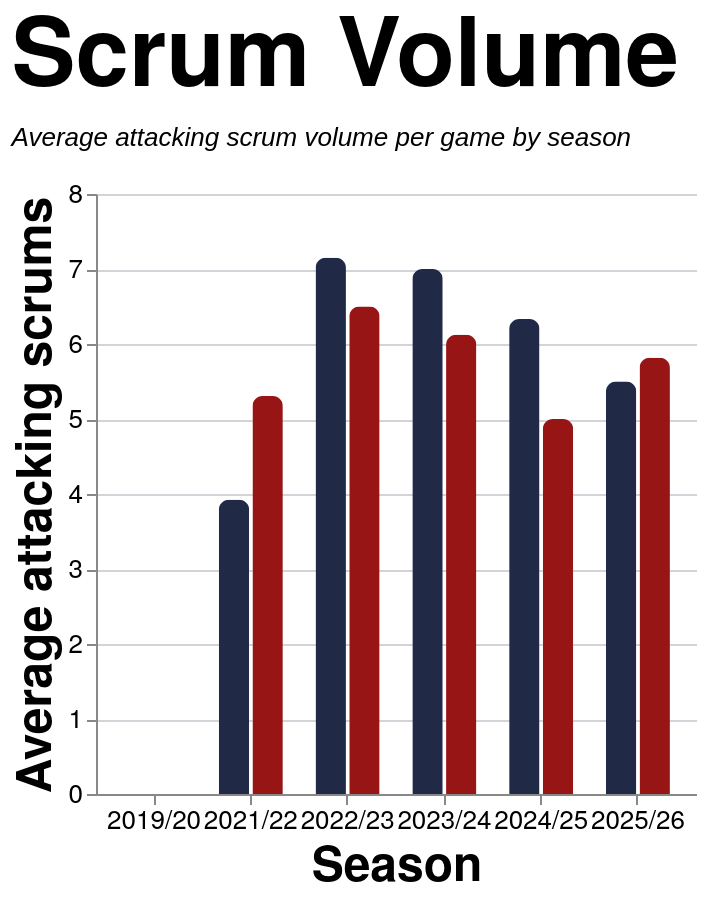

Vega-Lite specification for this chart:
### Vega-Lite specification from a JSON file in a GitHub repository (floating-point values rounded to 4 significant figures)
{"config": {"axis": {"labelFont": "PT Sans Narrow, Helvetica Neue, Helvetica, Arial, sans-serif", "titleFont": "PT Sans Narrow, Helvetica Neue, Helvetica, Arial, sans-serif", "labelFontSize": 13, "titleFontSize": 24, "gridColor": "#202947", "gridOpacity": 0.2, "zindex": 1}, "text": {"font": "Lato, sans-serif"}, "bar": {"cornerRadiusEnd": 5}, "header": {"labelFont": "PT Sans Narrow, Helvetica Neue, Helvetica, Arial, sans-serif", "titleFont": "PT Sans Narrow, Helvetica Neue, Helvetica, Arial, sans-serif", "labelFontSize": 24, "titleFontSize": 28, "labelFontWeight": "bold", "orient": "left"}, "legend": {"labelFont": "PT Sans Narrow, Helvetica Neue, Helvetica, Arial, sans-serif", "titleFont": "PT Sans Narrow, Helvetica Neue, Helvetica, Arial, sans-serif", "labelFontSize": 14, "titleFontSize": 16, "titlePadding": 5, "fillColor": "white", "strokeColor": "black", "padding": 10, "titleFontWeight": "lighter", "titleFontStyle": "italic", "titleColor": "gray", "offset": 10}, "title": {"font": "PT Sans Narrow, Helvetica Neue, Helvetica, Arial, sans-serif", "fontSize": 48, "fontWeight": "bold", "anchor": "start", "align": "center", "titlePadding": 20, "subtitlePadding": 10, "subtitleFontSize": 13, "subtitleColor": "", "subtitleFontStyle": "italic", "offset": 15, "color": "black"}, "axisX": {"labelAngle": 0}, "facet": {"title": null, "header": null, "align": {"row": "each", "column": "each"}, "spacing": 10}, "resolve": {"scale": {"y": "independent", "facet": "independent"}}, "background": "transparent", "scale": {"offsetBandPaddingOuter": 0.2, "offsetBandPaddingInner": 0.1}, "view": {"stroke": null, "background": "transparent"}}, "data": {"name": "data-b8ee3c495759a15a368d99179dd91e2b"}, "mark": {"type": "bar"}, "encoding": {"color": {"field": "team", "legend": null, "scale": {"domain": ["EGRFC", "Opposition"], "range": ["#202946", "#981515"]}, "title": "Team", "type": "nominal"}, "tooltip": [{"field": "set_piece", "title": "Set Piece", "type": "nominal"}, {"field": "season", "title": "Season", "type": "nominal"}, {"field": "team", "title": "Team", "type": "nominal"}, {"field": "avg_attempts", "format": ".2f", "title": "Avg Attempts", "type": "quantitative"}], "x": {"axis": {"labelAngle": 0}, "field": "season", "sort": ["2019/20", "2021/22", "2022/23", "2023/24", "2024/25", "2025/26", "2026/27"], "title": "Season", "type": "nominal"}, "xOffset": {"field": "team", "sort": ["EGRFC", "Opposition"], "type": "nominal"}, "y": {"axis": {"format": ".0f"}, "field": "avg_attempts", "title": "Average attacking scrums", "type": "quantitative"}}, "height": 300, "params": [{"name": "spSquadParam", "value": "1st"}, {"name": "spSeasonParam", "value": "All"}, {"name": "spGameTypeParam", "value": "League + Cup"}], "title": {"text": "Scrum Volume", "subtitle": ["Average attacking scrum volume per game by season"]}, "transform": [{"filter": "datum.squad == spSquadParam && (spSeasonParam == 'All' || datum.season == spSeasonParam) && datum.game_type_mode == spGameTypeParam"}], "width": 300, "$schema": "https://vega.github.io/schema/vega-lite/v5.20.1.json", "datasets": {"data-b8ee3c495759a15a368d99179dd91e2b": [{"squad": "1st", "season": "2019/20", "team": "EGRFC", "set_piece": "Scrum", "avg_attempts": 0.0, "game_type_mode": "All"}, {"squad": "1st", "season": "2019/20", "team": "Opposition", "set_piece": "Scrum", "avg_attempts": 0.0, "game_type_mode": "All"}, {"squad": "1st", "season": "2021/22", "team": "EGRFC", "set_piece": "Scrum", "avg_attempts": 2.95, "game_type_mode": "All"}, {"squad": "1st", "season": "2021/22", "team": "Opposition", "set_piece": "Scrum", "avg_attempts": 3.65, "game_type_mode": "All"}, {"squad": "1st", "season": "2022/23", "team": "EGRFC", "set_piece": "Scrum", "avg_attempts": 7.15, "game_type_mode": "All"}, {"squad": "1st", "season": "2022/23", "team": "Opposition", "set_piece": "Scrum", "avg_attempts": 6.5, "game_type_mode": "All"}, {"squad": "1st", "season": "2023/24", "team": "EGRFC", "set_piece": "Scrum", "avg_attempts": 7.154, "game_type_mode": "All"}, {"squad": "1st", "season": "2023/24", "team": "Opposition", "set_piece": "Scrum", "avg_attempts": 6.269, "game_type_mode": "All"}, {"squad": "1st", "season": "2024/25", "team": "EGRFC", "set_piece": "Scrum", "avg_attempts": 6.333, "game_type_mode": "All"}, {"squad": "1st", "season": "2024/25", "team": "Opposition", "set_piece": "Scrum", "avg_attempts": 5.0, "game_type_mode": "All"}, {"squad": "1st", "season": "2025/26", "team": "EGRFC", "set_piece": "Scrum", "avg_attempts": 5.739, "game_type_mode": "All"}, {"squad": "1st", "season": "2025/26", "team": "Opposition", "set_piece": "Scrum", "avg_attempts": 6.043, "game_type_mode": "All"}, {"squad": "1st", "season": "2026/27", "team": "EGRFC", "set_piece": "Scrum", "avg_attempts": 0.0, "game_type_mode": "All"}, {"squad": "1st", "season": "2026/27", "team": "Opposition", "set_piece": "Scrum", "avg_attempts": 0.0, "game_type_mode": "All"}, {"squad": "2nd", "season": "2021/22", "team": "EGRFC", "set_piece": "Scrum", "avg_attempts": 3.556, "game_type_mode": "All"}, {"squad": "2nd", "season": "2021/22", "team": "Opposition", "set_piece": "Scrum", "avg_attempts": 4.5, "game_type_mode": "All"}, {"squad": "2nd", "season": "2022/23", "team": "EGRFC", "set_piece": "Scrum", "avg_attempts": 1.846, "game_type_mode": "All"}, {"squad": "2nd", "season": "2022/23", "team": "Opposition", "set_piece": "Scrum", "avg_attempts": 1.615, "game_type_mode": "All"}, {"squad": "2nd", "season": "2023/24", "team": "EGRFC", "set_piece": "Scrum", "avg_attempts": 3.429, "game_type_mode": "All"}, {"squad": "2nd", "season": "2023/24", "team": "Opposition", "set_piece": "Scrum", "avg_attempts": 4.357, "game_type_mode": "All"}, {"squad": "2nd", "season": "2024/25", "team": "EGRFC", "set_piece": "Scrum", "avg_attempts": 3.6, "game_type_mode": "All"}, {"squad": "2nd", "season": "2024/25", "team": "Opposition", "set_piece": "Scrum", "avg_attempts": 4.65, "game_type_mode": "All"}, {"squad": "2nd", "season": "2025/26", "team": "EGRFC", "set_piece": "Scrum", "avg_attempts": 3.933, "game_type_mode": "All"}, {"squad": "2nd", "season": "2025/26", "team": "Opposition", "set_piece": "Scrum", "avg_attempts": 4.067, "game_type_mode": "All"}, {"squad": "1st", "season": "2019/20", "team": "EGRFC", "set_piece": "Scrum", "avg_attempts": 0.0, "game_type_mode": "League + Cup"}, {"squad": "1st", "season": "2019/20", "team": "Opposition", "set_piece": "Scrum", "avg_attempts": 0.0, "game_type_mode": "League + Cup"}, {"squad": "1st", "season": "2021/22", "team": "EGRFC", "set_piece": "Scrum", "avg_attempts": 3.923, "game_type_mode": "League + Cup"}, {"squad": "1st", "season": "2021/22", "team": "Opposition", "set_piece": "Scrum", "avg_attempts": 5.308, "game_type_mode": "League + Cup"}, {"squad": "1st", "season": "2022/23", "team": "EGRFC", "set_piece": "Scrum", "avg_attempts": 7.15, "game_type_mode": "League + Cup"}, {"squad": "1st", "season": "2022/23", "team": "Opposition", "set_piece": "Scrum", "avg_attempts": 6.5, "game_type_mode": "League + Cup"}, {"squad": "1st", "season": "2023/24", "team": "EGRFC", "set_piece": "Scrum", "avg_attempts": 7.0, "game_type_mode": "League + Cup"}, {"squad": "1st", "season": "2023/24", "team": "Opposition", "set_piece": "Scrum", "avg_attempts": 6.125, "game_type_mode": "League + Cup"}, {"squad": "1st", "season": "2024/25", "team": "EGRFC", "set_piece": "Scrum", "avg_attempts": 6.333, "game_type_mode": "League + Cup"}, {"squad": "1st", "season": "2024/25", "team": "Opposition", "set_piece": "Scrum", "avg_attempts": 5.0, "game_type_mode": "League + Cup"}, {"squad": "1st", "season": "2025/26", "team": "EGRFC", "set_piece": "Scrum", "avg_attempts": 5.5, "game_type_mode": "League + Cup"}, {"squad": "1st", "season": "2025/26", "team": "Opposition", "set_piece": "Scrum", "avg_attempts": 5.818, "game_type_mode": "League + Cup"}, {"squad": "2nd", "season": "2021/22", "team": "EGRFC", "set_piece": "Scrum", "avg_attempts": 3.643, "game_type_mode": "League + Cup"}, {"squad": "2nd", "season": "2021/22", "team": "Opposition", "set_piece": "Scrum", "avg_attempts": 5.143, "game_type_mode": "League + Cup"}, {"squad": "2nd", "season": "2022/23", "team": "EGRFC", "set_piece": "Scrum", "avg_attempts": 2.182, "game_type_mode": "League + Cup"}, {"squad": "2nd", "season": "2022/23", "team": "Opposition", "set_piece": "Scrum", "avg_attempts": 1.909, "game_type_mode": "League + Cup"}, {"squad": "2nd", "season": "2023/24", "team": "EGRFC", "set_piece": "Scrum", "avg_attempts": 2.833, "game_type_mode": "League + Cup"}, {"squad": "2nd", "season": "2023/24", "team": "Opposition", "set_piece": "Scrum", "avg_attempts": 3.917, "game_type_mode": "League + Cup"}, {"squad": "2nd", "season": "2024/25", "team": "EGRFC", "set_piece": "Scrum", "avg_attempts": 2.857, "game_type_mode": "League + Cup"}, {"squad": "2nd", "season": "2024/25", "team": "Opposition", "set_piece": "Scrum", "avg_attempts": 3.714, "game_type_mode": "League + Cup"}, {"squad": "2nd", "season": "2025/26", "team": "EGRFC", "set_piece": "Scrum", "avg_attempts": 3.933, "game_type_mode": "League + Cup"}, {"squad": "2nd", "season": "2025/26", "team": "Opposition", "set_piece": "Scrum", "avg_attempts": 4.067, "game_type_mode": "League + Cup"}, {"squad": "1st", "season": "2021/22", "team": "EGRFC", "set_piece": "Scrum", "avg_attempts": 2.727, "game_type_mode": "League only"}, {"squad": "1st", "season": "2021/22", "team": "Opposition", "set_piece": "Scrum", "avg_attempts": 4.364, "game_type_mode": "League only"}, {"squad": "1st", "season": "2022/23", "team": "EGRFC", "set_piece": "Scrum", "avg_attempts": 7.706, "game_type_mode": "League only"}, {"squad": "1st", "season": "2022/23", "team": "Opposition", "set_piece": "Scrum", "avg_attempts": 7.118, "game_type_mode": "League only"}, {"squad": "1st", "season": "2023/24", "team": "EGRFC", "set_piece": "Scrum", "avg_attempts": 7.25, "game_type_mode": "League only"}, {"squad": "1st", "season": "2023/24", "team": "Opposition", "set_piece": "Scrum", "avg_attempts": 6.9, "game_type_mode": "League only"}, {"squad": "1st", "season": "2024/25", "team": "EGRFC", "set_piece": "Scrum", "avg_attempts": 6.636, "game_type_mode": "League only"}, {"squad": "1st", "season": "2024/25", "team": "Opposition", "set_piece": "Scrum", "avg_attempts": 5.136, "game_type_mode": "League only"}, {"squad": "1st", "season": "2025/26", "team": "EGRFC", "set_piece": "Scrum", "avg_attempts": 6.111, "game_type_mode": "League only"}, {"squad": "1st", "season": "2025/26", "team": "Opposition", "set_piece": "Scrum", "avg_attempts": 6.167, "game_type_mode": "League only"}, {"squad": "2nd", "season": "2021/22", "team": "EGRFC", "set_piece": "Scrum", "avg_attempts": 3.917, "game_type_mode": "League only"}, {"squad": "2nd", "season": "2021/22", "team": "Opposition", "set_piece": "Scrum", "avg_attempts": 5.0, "game_type_mode": "League only"}, {"squad": "2nd", "season": "2022/23", "team": "EGRFC", "set_piece": "Scrum", "avg_attempts": 2.4, "game_type_mode": "League only"}, {"squad": "2nd", "season": "2022/23", "team": "Opposition", "set_piece": "Scrum", "avg_attempts": 2.1, "game_type_mode": "League only"}, {"squad": "2nd", "season": "2023/24", "team": "EGRFC", "set_piece": "Scrum", "avg_attempts": 2.833, "game_type_mode": "League only"}, {"squad": "2nd", "season": "2023/24", "team": "Opposition", "set_piece": "Scrum", "avg_attempts": 3.917, "game_type_mode": "League only"}, {"squad": "2nd", "season": "2024/25", "team": "EGRFC", "set_piece": "Scrum", "avg_attempts": 3.077, "game_type_mode": "League only"}, {"squad": "2nd", "season": "2024/25", "team": "Opposition", "set_piece": "Scrum", "avg_attempts": 4.0, "game_type_mode": "League only"}, {"squad": "2nd", "season": "2025/26", "team": "EGRFC", "set_piece": "Scrum", "avg_attempts": 4.538, "game_type_mode": "League only"}, {"squad": "2nd", "season": "2025/26", "team": "Opposition", "set_piece": "Scrum", "avg_attempts": 4.692, "game_type_mode": "League only"}]}}
